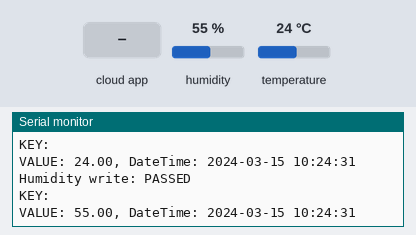
Bench run of a program on a simulated ESP32. On the bench: the last lines printed to the serial monitor. Inputs (shaded band) come from the test bench; at power-on: humidity 55 %, temperature 24 °C. WiFi joins after 1.5 s; servers stay silent unless stated; the local clock reads 2024-03-15 10:24:30 at power-on unless the program sets it; the Firebase database answers and starts empty.

Above: at 2.7 s.
2.8 s: the phone or cloud app sets control to stop
At 5.3 s:
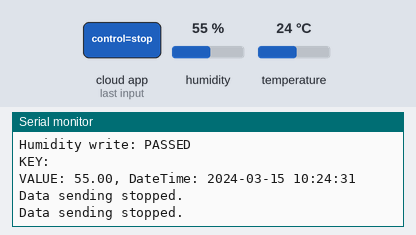
5.6 s: the phone or cloud app sets control to send
At 7.5 s:
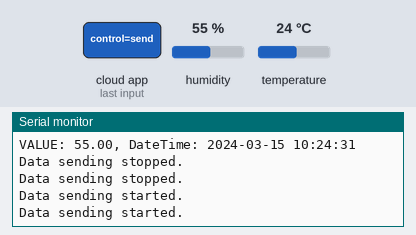

The program:

main.cpp
```cpp
#include <Arduino.h>

#if defined(ESP32)
  #include <WiFi.h>
#elif defined(ESP8266)
  #include <ESP8266WiFi.h>
#endif

#include <Firebase_ESP_Client.h>
#include <FirebaseJson.h>
#include <time.h>
#include "DHT.h"  // Include the DHT sensor library

// WiFi credentials
#define WIFI_SSID "YourWiFiSSID"
#define WIFI_PASSWORD "YourWiFiPassword"

// Firebase credentials
#define API_KEY "Your Firebase Web API Key"
#define DATABASE_URL "https://your-project-id.firebaseio.com/"

// Firebase user credentials (used to authenticate to Firebase)
#define USER_EMAIL "yourfirebaseuser@example.com"
#define USER_PASSWORD "yourUserPassword"

// DHT sensor settings
#define DHTPIN 14        // GPIO14 (D14)
#define DHTTYPE DHT11    // DHT11 sensor type

DHT dht(DHTPIN, DHTTYPE);  // Initialize DHT sensor

// Firebase objects
FirebaseData fbdo;
FirebaseAuth auth;
FirebaseConfig config;

unsigned long sendDataPrevMillis = 0;
bool signupOK = false;
bool isSendingData = true;  // Variable to control whether data is being sent or not
bool lastSendingState = true;  // Variable to track the last state of isSendingData

// Initialize NTP time
void initTime() {
  configTime(0, 0, "pool.ntp.org");
  Serial.print("Waiting for NTP time sync");
  while (!time(nullptr)) {
    Serial.print(".");
    delay(1000);
  }
  Serial.println("\nTime synchronized.");
}

// Get current date and time string
String getCurrentDateTime() {
  struct tm timeinfo;
  if (getLocalTime(&timeinfo)) {
    char strftime_buf[64];
    strftime(strftime_buf, sizeof(strftime_buf), "%Y-%m-%d %H:%M:%S", &timeinfo);
    return String(strftime_buf);
  }
  return "Time not available";
}

// Function to check the control variable in Firebase
void checkControlVariable() {
  String controlPath = "/control";  // Path to control variable in Firebase

  // Use Firebase.RTDB.getString() to fetch the data
  if (Firebase.RTDB.getString(&fbdo, controlPath)) {
    String controlValue = fbdo.stringData();
    if (controlValue == "stop" && isSendingData) {
      isSendingData = false;  // Stop sending data
      Serial.println("Data sending stopped.");
    } else if (controlValue == "send" && !isSendingData) {
      isSendingData = true;   // Start sending data
      Serial.println("Data sending started.");
    }
  } else {
    Serial.println("Failed to read control value.");
    Serial.println("REASON: " + fbdo.errorReason());
  }
}

void setup() {
  Serial.begin(115200);
  WiFi.begin(WIFI_SSID, WIFI_PASSWORD);
  Serial.print("Connecting to Wi-Fi");

  while (WiFi.status() != WL_CONNECTED) {
    Serial.print(".");
    delay(300);
  }

  Serial.println();
  Serial.print("Connected with IP: ");
  Serial.println(WiFi.localIP());
  Serial.println();

  // Initialize DHT sensor
  dht.begin();

  // Initialize time
  initTime();

  // Firebase config
  config.api_key = API_KEY;
  config.database_url = DATABASE_URL;

  // Set user credentials
  auth.user.email = USER_EMAIL;
  auth.user.password = USER_PASSWORD;

  Firebase.begin(&config, &auth);
  Firebase.reconnectWiFi(true);

  // Wait for sign-in
  while (auth.token.uid == "") {
    Serial.print(".");
    delay(300);
  }

  Serial.println();
  Serial.println("Firebase authentication successful.");
  signupOK = true;
}

void loop() {
  checkControlVariable();  // Check the control variable in Firebase

  // Only log if the sending state has changed
  if (isSendingData != lastSendingState) {
    lastSendingState = isSendingData;
    if (isSendingData) {
      Serial.println("Data sending started.");
    } else {
      Serial.println("Data sending stopped.");
    }
  }

  // Check if it's time to send data (every 15 seconds)
  if (Firebase.ready() && signupOK && isSendingData &&
      (millis() - sendDataPrevMillis > 15000 || sendDataPrevMillis == 0)) {

    sendDataPrevMillis = millis();

    float temperature = dht.readTemperature();
    float humidity = dht.readHumidity();

    if (isnan(temperature) || isnan(humidity)) {
      Serial.println("Failed to read from DHT sensor!");
      return;
    }

    String currentDateTime = getCurrentDateTime();
    String tempPath = "sensors/temperature/";
    String humidPath = "sensors/humidity/";

    // Push temperature data to Firebase
    FirebaseJson tempData;
    tempData.set("value", temperature);
    tempData.set("datetime", currentDateTime);

    if (Firebase.RTDB.pushJSON(&fbdo, tempPath, &tempData)) {
      String tempKey = fbdo.pushName();
      Serial.println("Temperature write: PASSED");
      Serial.println("KEY: " + tempKey);
      Serial.println("VALUE: " + String(temperature) + ", DateTime: " + currentDateTime);
    } else {
      Serial.println("Temperature write: FAILED");
      Serial.println("REASON: " + fbdo.errorReason());
    }

    // Push humidity data to Firebase
    FirebaseJson humidData;
    humidData.set("value", humidity);
    humidData.set("datetime", currentDateTime);

    if (Firebase.RTDB.pushJSON(&fbdo, humidPath, &humidData)) {
      String humidKey = fbdo.pushName();
      Serial.println("Humidity write: PASSED");
      Serial.println("KEY: " + humidKey);
      Serial.println("VALUE: " + String(humidity) + ", DateTime: " + currentDateTime);
    } else {
      Serial.println("Humidity write: FAILED");
      Serial.println("REASON: " + fbdo.errorReason());
    }
  }

  // Small delay to prevent flooding Firebase
  delay(2000);  // Delay added to prevent too frequent requests to Firebase
}
```

Measured:
- after the input at 2.8 s, the serial monitor: prints a new line after 1.3 s (image 1)
- after the input at 5.6 s, the serial monitor: prints a new line after 0.68 s (image 2)
